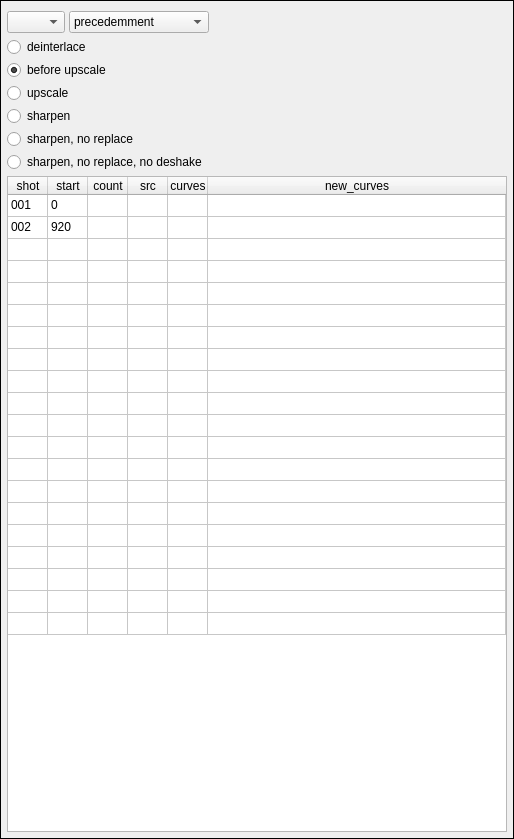
<?xml version="1.0" encoding="UTF-8"?>
<ui version="4.0">
 <class>widget_selection</class>
 <widget class="QWidget" name="widget_selection">
  <property name="geometry">
   <rect>
    <x>0</x>
    <y>0</y>
    <width>500</width>
    <height>839</height>
   </rect>
  </property>
  <property name="maximumSize">
   <size>
    <width>500</width>
    <height>16777215</height>
   </size>
  </property>
  <property name="windowTitle">
   <string>Form</string>
  </property>
  <layout class="QVBoxLayout" name="verticalLayout_2">
   <property name="spacing">
    <number>0</number>
   </property>
   <property name="leftMargin">
    <number>0</number>
   </property>
   <property name="topMargin">
    <number>0</number>
   </property>
   <property name="rightMargin">
    <number>0</number>
   </property>
   <property name="bottomMargin">
    <number>0</number>
   </property>
   <item>
    <widget class="QFrame" name="frame">
     <property name="frameShape">
      <enum>QFrame::Panel</enum>
     </property>
     <property name="frameShadow">
      <enum>QFrame::Plain</enum>
     </property>
     <layout class="QVBoxLayout" name="verticalLayout">
      <property name="spacing">
       <number>4</number>
      </property>
      <property name="leftMargin">
       <number>6</number>
      </property>
      <property name="topMargin">
       <number>6</number>
      </property>
      <property name="rightMargin">
       <number>6</number>
      </property>
      <property name="bottomMargin">
       <number>6</number>
      </property>
      <item>
       <widget class="Widget_app_controls" name="widget_app_controls" native="true"/>
      </item>
      <item>
       <layout class="QHBoxLayout" name="horizontalLayout">
        <property name="bottomMargin">
         <number>0</number>
        </property>
        <item>
         <widget class="QComboBox" name="comboBox_episode">
          <property name="sizePolicy">
           <sizepolicy hsizetype="Maximum" vsizetype="Fixed">
            <horstretch>0</horstretch>
            <verstretch>0</verstretch>
           </sizepolicy>
          </property>
          <item>
           <property name="text">
            <string/>
           </property>
          </item>
          <item>
           <property name="text">
            <string>ep01</string>
           </property>
          </item>
         </widget>
        </item>
        <item>
         <widget class="QComboBox" name="comboBox_part">
          <property name="sizePolicy">
           <sizepolicy hsizetype="Preferred" vsizetype="Fixed">
            <horstretch>0</horstretch>
            <verstretch>0</verstretch>
           </sizepolicy>
          </property>
          <property name="minimumSize">
           <size>
            <width>140</width>
            <height>0</height>
           </size>
          </property>
          <property name="maximumSize">
           <size>
            <width>140</width>
            <height>16777215</height>
           </size>
          </property>
          <item>
           <property name="text">
            <string>precedemment</string>
           </property>
          </item>
          <item>
           <property name="text">
            <string>g_debut</string>
           </property>
          </item>
          <item>
           <property name="text">
            <string>episode</string>
           </property>
          </item>
          <item>
           <property name="text">
            <string>g_asuivre</string>
           </property>
          </item>
          <item>
           <property name="text">
            <string>asuivre</string>
           </property>
          </item>
          <item>
           <property name="text">
            <string>g_reportage</string>
           </property>
          </item>
          <item>
           <property name="text">
            <string>reportage</string>
           </property>
          </item>
          <item>
           <property name="text">
            <string>g_fin</string>
           </property>
          </item>
         </widget>
        </item>
        <item>
         <spacer name="horizontalSpacer">
          <property name="orientation">
           <enum>Qt::Horizontal</enum>
          </property>
          <property name="sizeHint" stdset="0">
           <size>
            <width>40</width>
            <height>20</height>
           </size>
          </property>
         </spacer>
        </item>
       </layout>
      </item>
      <item>
       <layout class="QVBoxLayout" name="verticalLayout_3">
        <property name="spacing">
         <number>3</number>
        </property>
        <item>
         <widget class="QRadioButton" name="radioButton_task_deinterlace">
          <property name="focusPolicy">
           <enum>Qt::NoFocus</enum>
          </property>
          <property name="text">
           <string>deinterlace</string>
          </property>
          <property name="checked">
           <bool>false</bool>
          </property>
         </widget>
        </item>
        <item>
         <widget class="QRadioButton" name="radioButton_task_pre_upscale">
          <property name="focusPolicy">
           <enum>Qt::NoFocus</enum>
          </property>
          <property name="text">
           <string>before upscale</string>
          </property>
          <property name="checked">
           <bool>true</bool>
          </property>
         </widget>
        </item>
        <item>
         <widget class="QRadioButton" name="radioButton_task_upscale">
          <property name="focusPolicy">
           <enum>Qt::NoFocus</enum>
          </property>
          <property name="text">
           <string>upscale</string>
          </property>
         </widget>
        </item>
        <item>
         <widget class="QRadioButton" name="radioButton_task_sharpen">
          <property name="focusPolicy">
           <enum>Qt::NoFocus</enum>
          </property>
          <property name="text">
           <string>sharpen</string>
          </property>
         </widget>
        </item>
        <item>
         <widget class="QRadioButton" name="radioButton_task_pre_replace">
          <property name="focusPolicy">
           <enum>Qt::NoFocus</enum>
          </property>
          <property name="text">
           <string>sharpen, no replace</string>
          </property>
         </widget>
        </item>
        <item>
         <widget class="QRadioButton" name="radioButton_task_no_deshake">
          <property name="focusPolicy">
           <enum>Qt::NoFocus</enum>
          </property>
          <property name="text">
           <string>sharpen, no replace, no deshake</string>
          </property>
         </widget>
        </item>
       </layout>
      </item>
      <item>
       <widget class="QTableWidget" name="tableWidget_shots">
        <property name="sizePolicy">
         <sizepolicy hsizetype="MinimumExpanding" vsizetype="Expanding">
          <horstretch>0</horstretch>
          <verstretch>0</verstretch>
         </sizepolicy>
        </property>
        <property name="minimumSize">
         <size>
          <width>0</width>
          <height>600</height>
         </size>
        </property>
        <property name="frameShape">
         <enum>QFrame::StyledPanel</enum>
        </property>
        <property name="frameShadow">
         <enum>QFrame::Sunken</enum>
        </property>
        <property name="horizontalScrollBarPolicy">
         <enum>Qt::ScrollBarAsNeeded</enum>
        </property>
        <property name="sizeAdjustPolicy">
         <enum>QAbstractScrollArea::AdjustToContentsOnFirstShow</enum>
        </property>
        <property name="editTriggers">
         <set>QAbstractItemView::SelectedClicked</set>
        </property>
        <property name="showDropIndicator" stdset="0">
         <bool>false</bool>
        </property>
        <property name="dragDropOverwriteMode">
         <bool>false</bool>
        </property>
        <property name="selectionMode">
         <enum>QAbstractItemView::ContiguousSelection</enum>
        </property>
        <property name="selectionBehavior">
         <enum>QAbstractItemView::SelectRows</enum>
        </property>
        <property name="showGrid">
         <bool>true</bool>
        </property>
        <property name="wordWrap">
         <bool>false</bool>
        </property>
        <property name="cornerButtonEnabled">
         <bool>false</bool>
        </property>
        <property name="rowCount">
         <number>20</number>
        </property>
        <property name="columnCount">
         <number>6</number>
        </property>
        <attribute name="horizontalHeaderVisible">
         <bool>true</bool>
        </attribute>
        <attribute name="horizontalHeaderMinimumSectionSize">
         <number>28</number>
        </attribute>
        <attribute name="horizontalHeaderDefaultSectionSize">
         <number>40</number>
        </attribute>
        <attribute name="horizontalHeaderStretchLastSection">
         <bool>true</bool>
        </attribute>
        <attribute name="verticalHeaderVisible">
         <bool>false</bool>
        </attribute>
        <attribute name="verticalHeaderMinimumSectionSize">
         <number>22</number>
        </attribute>
        <attribute name="verticalHeaderDefaultSectionSize">
         <number>22</number>
        </attribute>
        <attribute name="verticalHeaderHighlightSections">
         <bool>true</bool>
        </attribute>
        <attribute name="verticalHeaderShowSortIndicator" stdset="0">
         <bool>false</bool>
        </attribute>
        <attribute name="verticalHeaderStretchLastSection">
         <bool>false</bool>
        </attribute>
        <row>
         <property name="text">
          <string>001</string>
         </property>
        </row>
        <row>
         <property name="text">
          <string>002</string>
         </property>
        </row>
        <row/>
        <row/>
        <row/>
        <row/>
        <row/>
        <row/>
        <row/>
        <row/>
        <row/>
        <row/>
        <row/>
        <row/>
        <row/>
        <row/>
        <row/>
        <row/>
        <row/>
        <row/>
        <column>
         <property name="text">
          <string>shot</string>
         </property>
        </column>
        <column>
         <property name="text">
          <string>start</string>
         </property>
        </column>
        <column>
         <property name="text">
          <string>count</string>
         </property>
        </column>
        <column>
         <property name="text">
          <string>src</string>
         </property>
        </column>
        <column>
         <property name="text">
          <string>curves</string>
         </property>
        </column>
        <column>
         <property name="text">
          <string>new_curves</string>
         </property>
        </column>
        <item row="0" column="0">
         <property name="text">
          <string>001</string>
         </property>
         <property name="flags">
          <set>ItemIsSelectable|ItemIsEnabled</set>
         </property>
        </item>
        <item row="0" column="1">
         <property name="text">
          <string>0</string>
         </property>
        </item>
        <item row="1" column="0">
         <property name="text">
          <string>002</string>
         </property>
        </item>
        <item row="1" column="1">
         <property name="text">
          <string>920</string>
         </property>
        </item>
       </widget>
      </item>
     </layout>
    </widget>
   </item>
  </layout>
 </widget>
 <customwidgets>
  <customwidget>
   <class>Widget_app_controls</class>
   <extends>QWidget</extends>
   <header location="global">common.widget_app_controls</header>
   <container>1</container>
  </customwidget>
 </customwidgets>
 <resources/>
 <connections/>
</ui>
